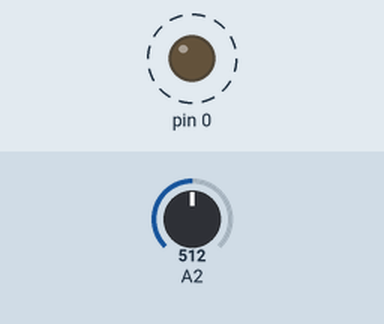
Recording of a sketch running on a simulated Arduino Uno, built with avr-gcc and run on an emulated ATmega328P. Parts: output pins drawn as LEDs (lit = HIGH). Dashed ring = blinking. The inputs (shaded band) are chosen by the test bench; at power-on: A2 = 512.

Above: at 0.76 s.
1.3 s: A2 set to 154
At 1.73 s:
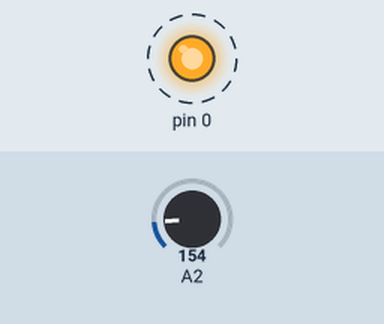
4.3 s: A2 set to 132
At 5.2 s:
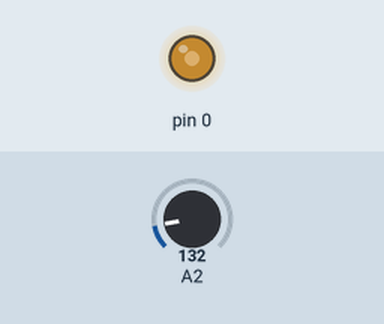
7.3 s: A2 set to 511
At 7.51 s:
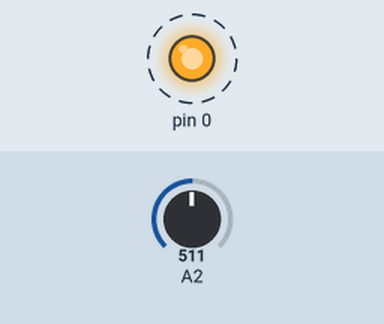
Timing chart, 0 to 16.3 s (numbered marks = the images above; inputs shaded):
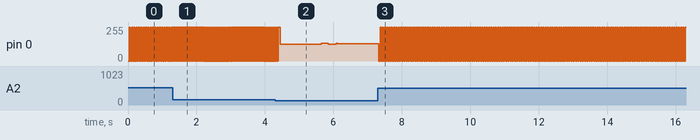

Measured:
- the behaviour switches between 144 and 143 on A2 (found by bisection; images 1 and 2)
- after the input at 1.3 s, pin 0: alternates 255/255 for 0.01 s and 0/255 for 0.01 s, starting at once
- after the input at 7.3 s, pin 0: alternates 255/255 for 0.03 s and 0/255 for 0.03 s, starting at once
- by itself, pin 0: alternates 255/255 for 0.03 s and 0/255 for 0.03 s

The sketch:

sketch_sep13a.ino
```cpp
#include <elapsedMillis.h>

elapsedMillis time;
int analogValue = 10;
bool led = 0;

void setup() {
  // put your setup code here, to run once:
  pinMode(0, OUTPUT);

}

void loop() {
  analogValue = analogRead(2) / 16 + 1;
  if (time > analogValue) {
    time = 0;
    led = !led;
    digitalWrite(0, led ? HIGH : LOW);   // turn the LED on (HIGH is the voltage level)
  }
}
```
